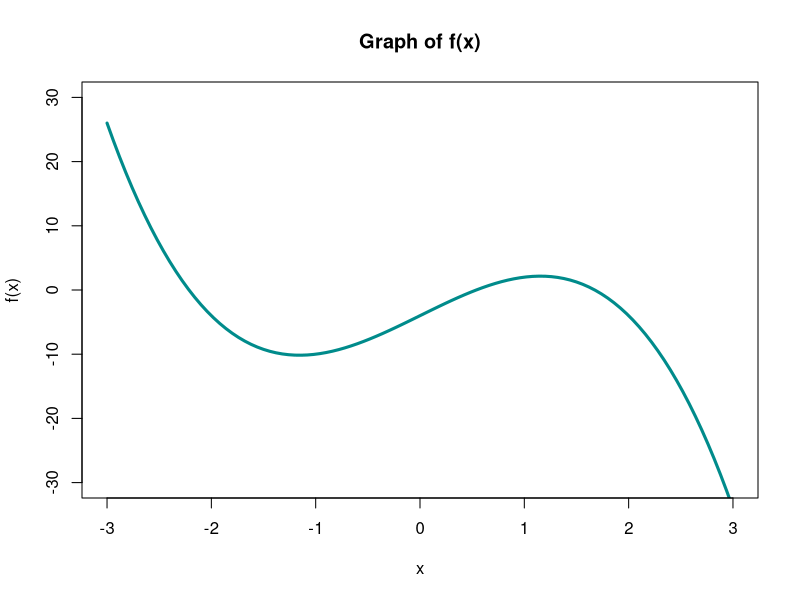
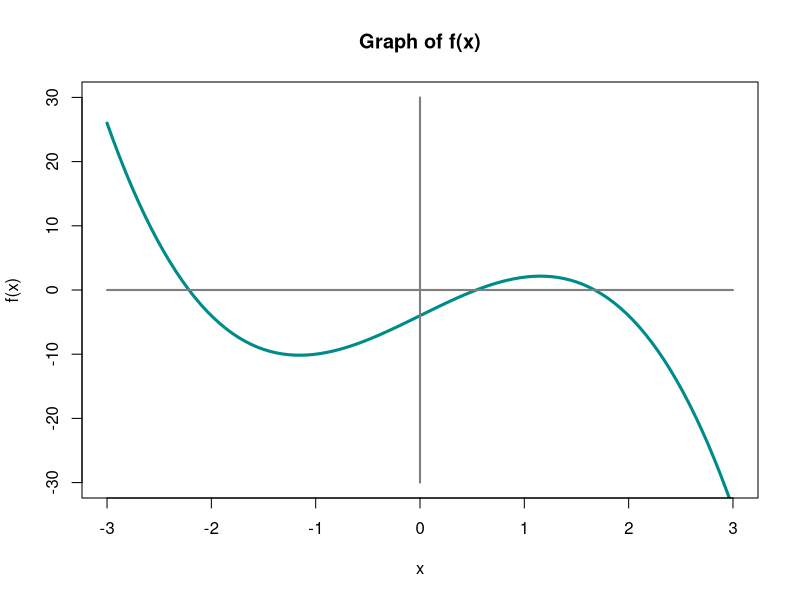
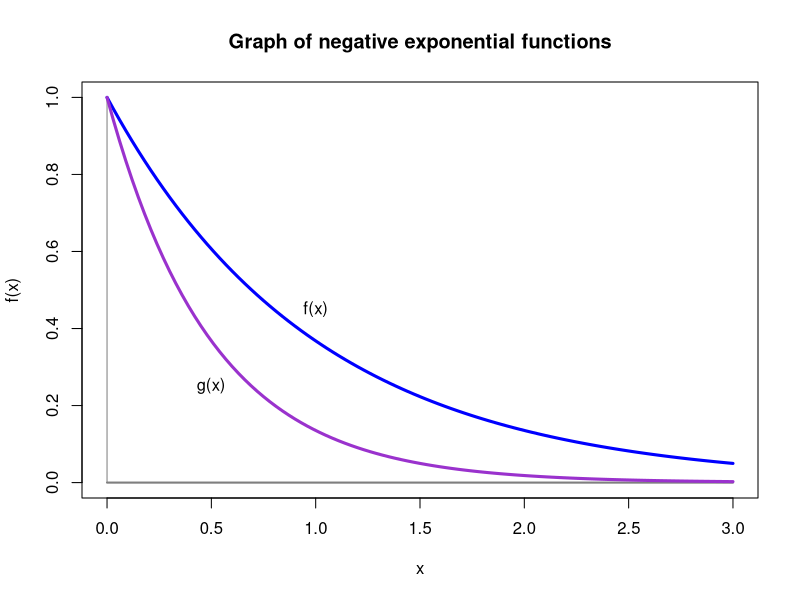
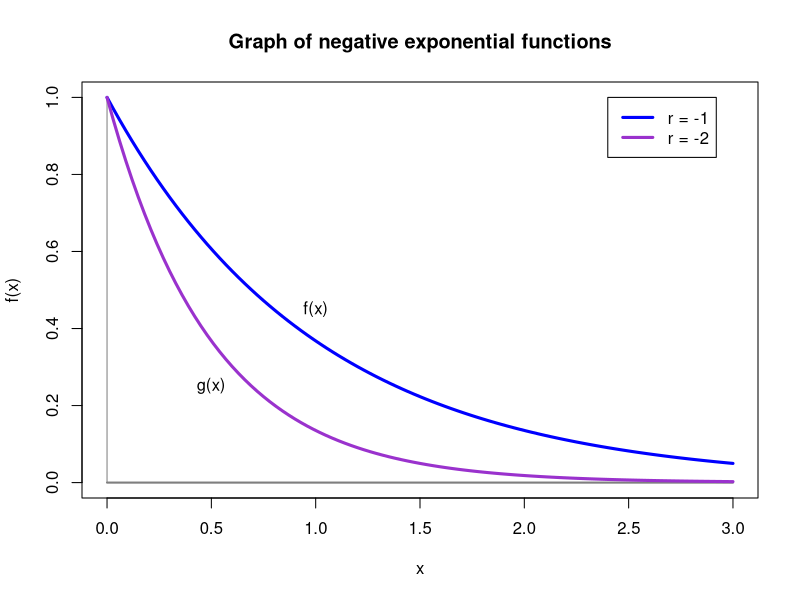

R code for these plots, in order:
## ---- chunk 1
rm( list = ls() )
## ---- chunk 2
# Type your answer here
## ---- chunk 3
# Type your solution here
## ---- chunk 4
# Type your solution here
## ---- chunk 5
# Type your solution here
## ---- chunk 6
curve(
    -2 * x^3 + 8 * x - 4,
    xlim = c(-3, 3),
    ylim = c(-30, 30),
    main = "Graph of f(x)",
    xlab = "x",
    ylab = "f(x)",
    lty = "solid",
    lwd = 3,
    col = "cyan4"
)
## ---- chunk 7
curve(
    -2 * x^3 + 8 * x - 4,
    xlim = c(-3, 3),
    ylim = c(-30, 30),
    main = "Graph of f(x)",
    xlab = "x",
    ylab = "f(x)",
    lty = "solid",
    lwd = 3,
    col = "cyan4"
)

# Draw the horizontal reference line:

segments(
    x0 = -3,
    y0 = 0,
    x1 = 3,
    y1 = 0,
    lty = "solid",
    lwd = 2,
    col = "gray50"
)


# Draw the vertical reference line:

segments(
    x0 = 0,
    y0 = -30,
    x1 = 0,
    y1 = 30,
    lty = "solid",
    lwd = 2,
    col = "gray50"
)

## ---- chunk 8
plot(
    x = NULL,
    xlim = c(0, 3),
    ylim = c(0, 1),
    main = "Graph of negative exponential functions",
    xlab = "x",
    ylab = "f(x)"
)

# Now we can draw in the horizontal reference axis y = 0

segments(
    x0 = 0,
    y0 = 0,
    x1 = 3,
    y1 = 0,
    lwd = 2,
    lty = "solid",
    col = "gray50"
)

# Finally we can draw in the vertical reference axis x = 0

segments(
    x0 = 0,
    y0 = 0,
    x1 = 0,
    y1 = 1,
    lwd = 1,
    lty = "solid",
    col = "gray50"
)


curve(
    exp(-x),
    lwd = 3,
    lty = "solid",
    col = "blue",
    add = TRUE
)

text(
    x = 1,
    y = 0.45,
    labels = "f(x)"
)


curve(
    exp(-2 * x),
    lwd = 3,
    lty = "solid",
    col = "darkorchid3",
    add = TRUE
)

text(
    x = 0.5,
    y = 0.25,
    labels = "g(x)"
)

## ---- chunk 9
plot(
    x = NULL,
    xlim = c(0, 3),
    ylim = c(0, 1),
    main = "Graph of negative exponential functions",
    xlab = "x",
    ylab = "f(x)"
)

# Now we can draw in the horizontal reference axis y = 0

segments(
    x0 = 0,
    y0 = 0,
    x1 = 3,
    y1 = 0,
    lwd = 2,
    lty = "solid",
    col = "gray50"
)

# Finally we can draw in the vertical reference axis x = 0

segments(
    x0 = 0,
    y0 = 0,
    x1 = 0,
    y1 = 1,
    lwd = 1,
    lty = "solid",
    col = "gray50"
)


curve(
    exp(-x),
    lwd = 3,
    lty = "solid",
    col = "blue",
    add = TRUE
)

text(
    x = 1,
    y = 0.45,
    labels = "f(x)"
)


curve(
    exp(-2 * x),
    lwd = 3,
    lty = "solid",
    col = "darkorchid3",
    add = TRUE
)

text(
    x = 0.5,
    y = 0.25,
    labels = "g(x)"
)


legend(
    x = 2.4,
    y = 1,
    legend =
        c( "r = -1", "r = -2"),
    lty = "solid",
    lwd = 3,
    col =
        c( "blue", "darkorchid3")
)

